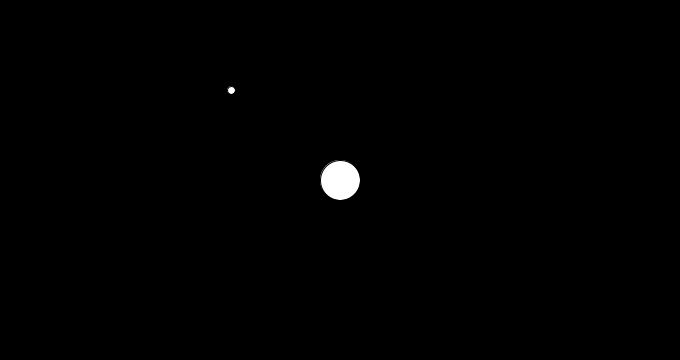
Frame 1 (no input)
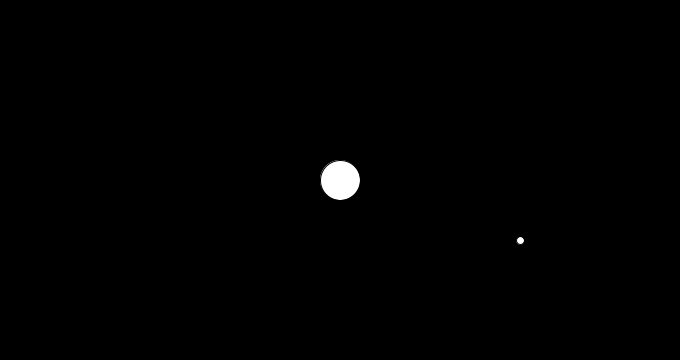
Frame 60 (the mouse pressed at the canvas centre just before this capture)
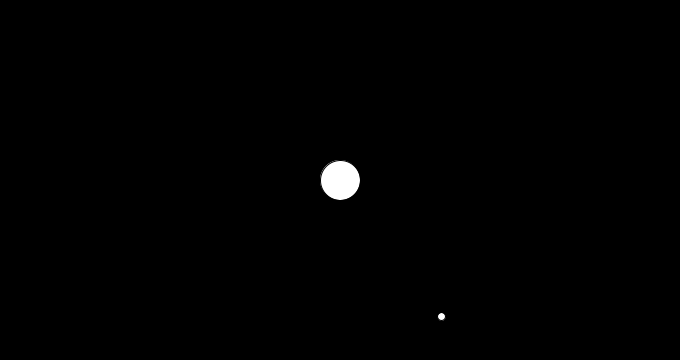
Frame 120 (the mouse held since frame 60 and released just before this capture)

The Processing sketch that drew these frames (run headless with seeded random() and noise(); from frame 60 on, the mouse is pressed at the canvas centre):

// Processing sketch: Gravitational_Attraction_1_0
// ── Gravitational_Attraction_1_0.pde
Attractor a;
Mover m;

void setup() {
  size(680, 360);
  //fullScreen();
  a = new Attractor();
  m = new Mover();
}

void draw() {
  background(0);
  
  PVector force = a.attract(m);
  m.applyForce(force);
  m.update();
  
  a.display();
  m.display();
}
// ── Attractor.pde
class Attractor {
  PVector location;
  int mass, G;

  Attractor() {
    location = new PVector(width/2, height/2);
    mass = 20;
    G = 1;
  }

  PVector attract (Mover m) {
    
    //Direction of the force!
    PVector force = PVector.sub(location, m.location);
    float d = force.mag();
    
    d = constrain(d, 5, 25);  //constrains Value to between 5 & 25
    
    force.normalize();


    // Magnitude of the force!
    float strength = (G * mass * m.mass) / (d * d);
    
    // Putting magnitude and direction together!
    force.mult(strength);
    
    return force;
  } 
  
  void display() {
    stroke(0);
    ellipse(location.x, location.y, mass*2, mass*2);
  }
}
// ── Mover.pde
class Mover {
  PVector location, velocity, acceleration;
  int mass;

  Mover() {
    location = new PVector(width/3, height/4);
    velocity = new PVector(5, 0);
    acceleration = new PVector(0, 0);
    mass = 4;
  }

  void applyForce(PVector force) {
    acceleration = force;
  }

  void update() {
    velocity.add(acceleration);
    location.add(velocity);
  }

  void display() {
    ellipse(location.x, location.y, mass*2, mass*2);
  }
}
